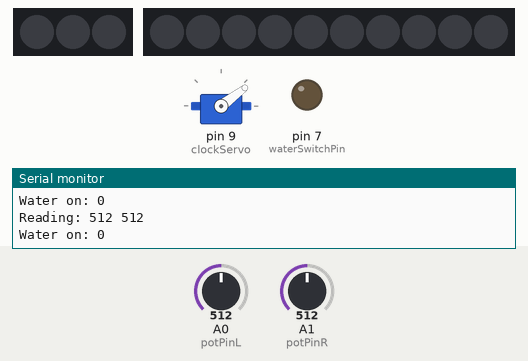
Bench run of a sketch on a simulated Arduino Mega 2560, built with avr-gcc and run on an emulated ATmega2560. Parts: servo, 3 RGB LEDs in strip order, left to right, 10 RGB LEDs in strip order, left to right, output pins drawn as LEDs (lit = HIGH), the last lines printed to the serial monitor. The inputs (shaded band) are chosen by the test bench; at power-on: A0 (potPinL) = 512, A1 (potPinR) = 512.

Above: at 1.2 s.
1.3 s: A0 (potPinL) set to 0
At 2.01 s:
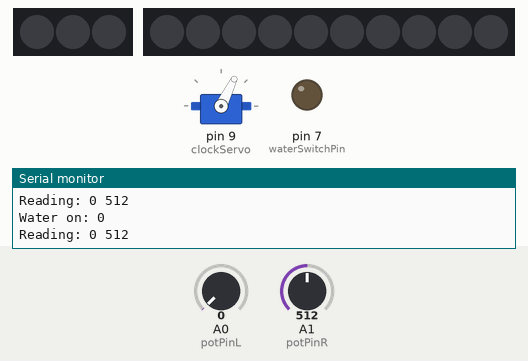
3.9 s: A1 (potPinR) set to 0
At 4.14 s:
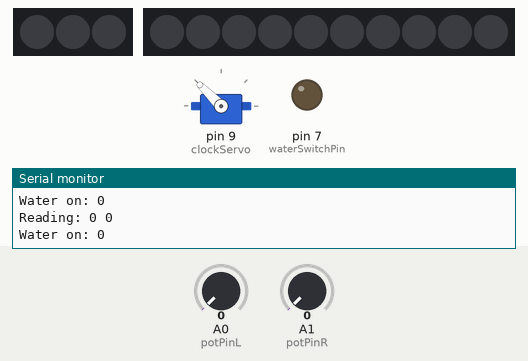
6.4 s: A0 (potPinL) set to 20
At 7.83 s:
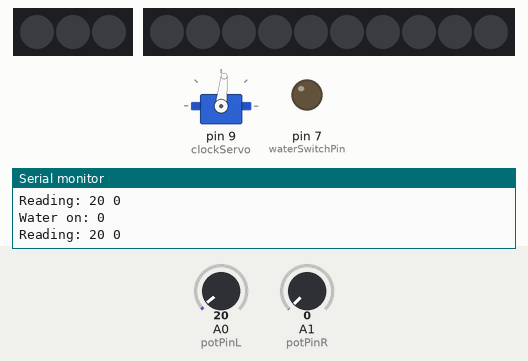
9.4 s: A1 (potPinR) set to 20
Timing chart, 0 to 17.6 s (numbered marks = the images above; inputs shaded):
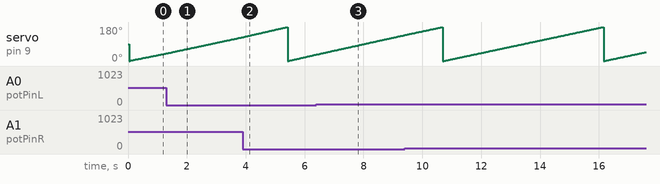

The sketch:

iotHackDayKitchen.ino
```cpp
#include "iotHackDayKitchen.h"
#include <Servo.h>
#include "Adafruit_NeoPixel.h"
#include "LPD8806.h"
#include <SPI.h>

Servo clockServo;
int clockPos = 0;    // variable to store the servo position

int potPinL = A0;    // select the input pin for the potentiometer
int potPinR = A1;    // select the input pin for the potentiometer
int valL = 0;       // variable to store the value coming from the sensor
int valR = 0;       // variable to store the value coming from the sensor

int waterSwitchPin = 7;
int waterOn = 0;

int waterLEDPin = 11;
Adafruit_NeoPixel waterLEDStrip = Adafruit_NeoPixel(3, waterLEDPin, NEO_GRB + NEO_KHZ800);

int statusDataPin  = 23;
int statusClockPin = 22;
LPD8806 statusStrip = LPD8806(10, statusDataPin, statusClockPin);

void setup() {
  Serial.begin(9600);

  clockServo.attach(9);

  pinMode(potPinL, INPUT);
  pinMode(potPinR, INPUT);

  pinMode(waterSwitchPin, OUTPUT);

  waterLEDStrip.begin();
  waterLEDStrip.show();
  colorWipe(waterLEDStrip, waterLEDStrip.Color(0, 0, 255));

  statusStrip.begin();
  statusStrip.show();
  statusColorWipe(statusStrip, waterLEDStrip.Color(0, 0, 255));
}

void loop() {
  valL = analogRead(potPinL);
  valR = analogRead(potPinR);
  Serial.println("Reading: " + String(valL) + " " + String(valR));

  clockServo.write(clockPos);
  clockPos++;
  if (clockPos > 180){
    clockPos = 0;
  }

  waterOn = digitalRead(waterSwitchPin);
  Serial.println("Water on: " + String(waterOn));

 // theaterChase(waterLEDStrip, waterLEDStrip.Color(0, 0, 127), 50); // Blue
 // theaterChase(waterLEDStrip, waterLEDStrip.Color(127, 0, 0), 50); // Red

  delay(15);
}

void colorWipe(Adafruit_NeoPixel strip, uint32_t c) {
  for(uint16_t i=0; i<strip.numPixels(); i++) {
      strip.setPixelColor(i, c);
      strip.show();
  }
}

void statusColorWipe(LPD8806 strip, uint32_t c) {
  for(uint16_t i=0; i<strip.numPixels(); i++) {
      strip.setPixelColor(i, c);
      strip.show();
  }
}

void theaterChase(Adafruit_NeoPixel strip, uint32_t c, uint8_t wait) {
  for (int j=0; j<10; j++) {  //do 10 cycles of chasing
    for (int q=0; q < 3; q++) {
      for (int i=0; i < waterLEDStrip.numPixels(); i=i+3) {
        strip.setPixelColor(i+q, c);    //turn every third pixel on
      }
      strip.show();

      delay(wait);

      for (int i=0; i < strip.numPixels(); i=i+3) {
        strip.setPixelColor(i+q, 0);        //turn every third pixel off
      }
    }
  }
}
```

iotHackDayKitchen.h
```cpp
// (licence header left out)
void setup();

void loop();

void colorWipe(Adafruit_NeoPixel strip, uint32_t c);

void statusColorWipe(LPD8806 strip, uint32_t c);

void theaterChase(Adafruit_NeoPixel strip, uint32_t c, uint8_t wait);
```

Measured:
- by itself, servo on pin 9 (clockServo): ramps from 0° to 180° and jumps back, once every 5.5 s
